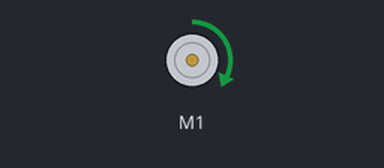
This sketch was run on a simulated Arduino Uno, built with avr-gcc and run on an emulated ATmega328P. Parts: DC motor (green arrow = forward, orange = backward, longer = faster).

Above: at 0.5 s.
At 2.5 s:
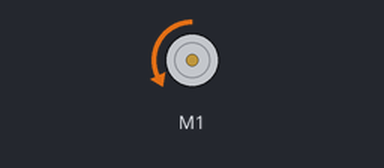
At 3.5 s:
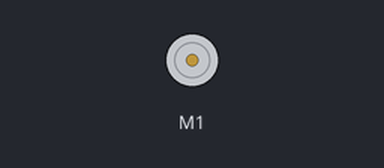
Timing chart, 0 to 5.2 s (numbered marks = the images above):
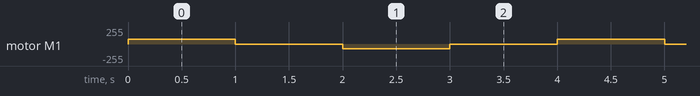

The sketch:

MotorControl.ino
```cpp
/********************************************************************
 * Code to test motor movement individually.
*********************************************************************/

#include <Wire.h>
#include <Adafruit_MotorShield.h>
#include "utility/Adafruit_MS_PWMServoDriver.h"

// Initialize motor driver
Adafruit_MotorShield AFMS = Adafruit_MotorShield();
Adafruit_DCMotor *myMotor = AFMS.getMotor(1);

int freq = 1000;

void setup()
{
    AFMS.begin();
}

void loop()
{
    while(1)
    {
        // Move motor forward and backward
        myMotor->setSpeed(70);
        myMotor->run(FORWARD);
        delay(freq);
        myMotor->run(RELEASE);
        delay(freq);
        myMotor->run(BACKWARD);
        delay(freq);
        myMotor->run(RELEASE);
        delay(freq);
    }
}
```

Measured:
- by itself, motor M1: repeats every 4.0 s: stopped 1.0 s, backward 70/255 1.0 s, stopped 1.0 s, forward 70/255 1.0 s
